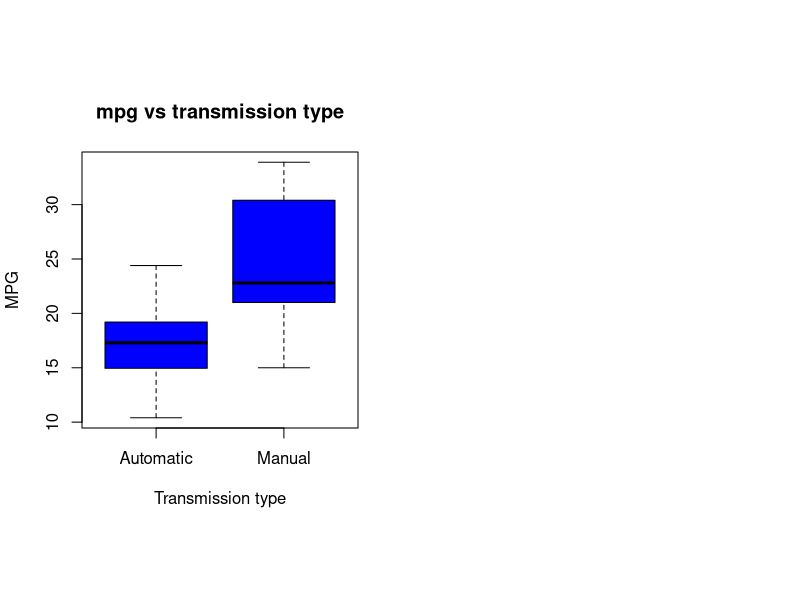
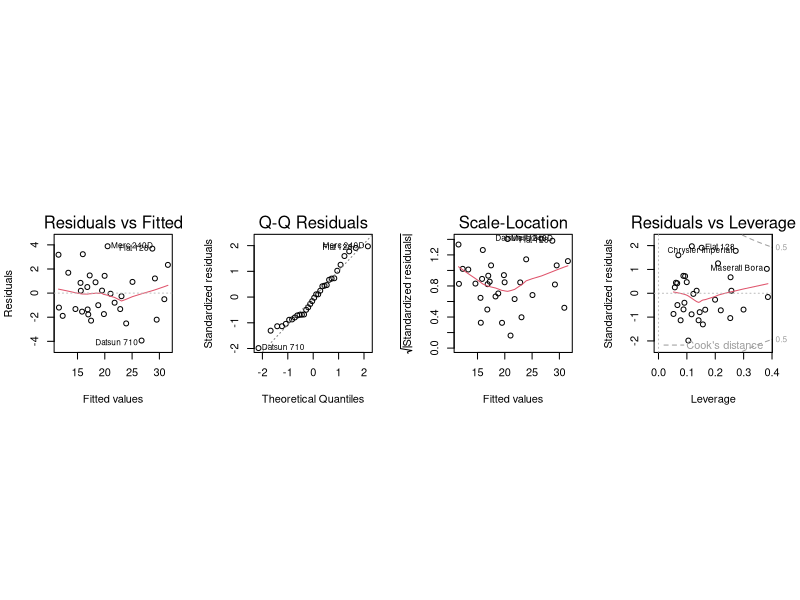

Write R code to recreate these figures, in order.
## ---- chunk 1
knitr::opts_chunk$set(echo = TRUE)
## ---- chunk 2
# --------------------------------------------------------------------------------------------------
# WORKING DIRECTORY
# --------------------------------------------------------------------------------------------------
setwd("C:/Users/ABC/Cursos/Data Scientists - Johns Hopkins University/WorkingDirectory_Curso/datasciencecoursera_repository/Course 7/")
## ---- chunk 3
# - Load dataframe
data(mtcars)

# - Analysis: Relationship between mpg and others variables
cor(mtcars$mpg,mtcars[,-1])
## ---- chunk 4
# - Transmission type: 0 automatic and 1 manual
mtcars$am <- as.factor(mtcars$am)
levels(mtcars$am) <- c("Automatic", "Manual")

# - Comparison for MPG
par(mfrow = c(1, 2), pty = "s") 
boxplot(mtcars$mpg ~ mtcars$am, data = mtcars, outpch = 19, ylab="MPG",
        xlab="Transmission type",main="mpg vs transmission type", col="blue")

# - Statistical analysis
t.test(mtcars$mpg~mtcars$am,conf.level=0.95)
## ---- chunk 5
# - Select a model
stepmodel <- step(lm(data = mtcars, mpg ~ .),trace=0,steps=10000)
#summary(stepmodel)

# - Best Model
model <- lm(mpg~ factor(am):wt + factor(am):qsec,data=mtcars)
summary(model)
par(mfrow=c(1,4))    
plot(model)
